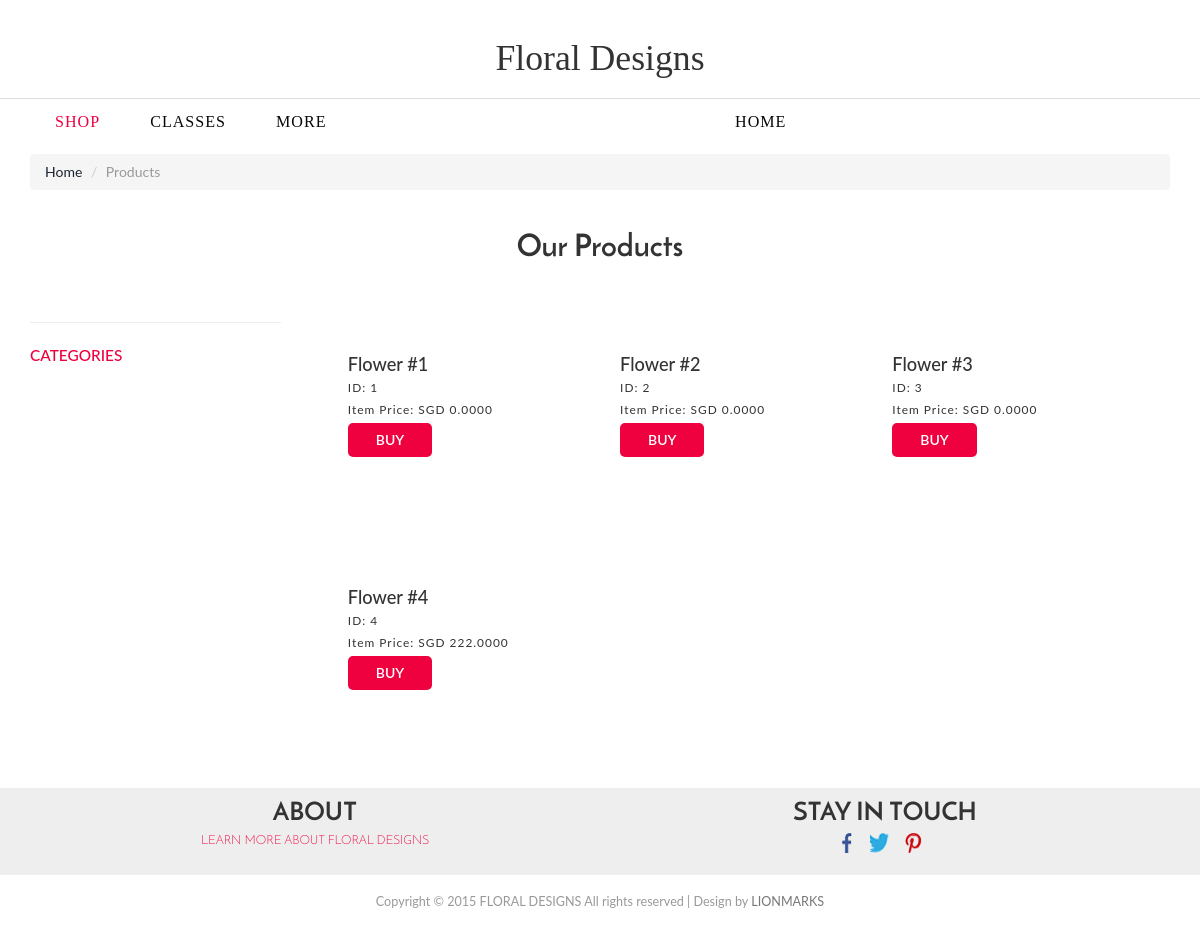
The app's page /product_1.php, older data.
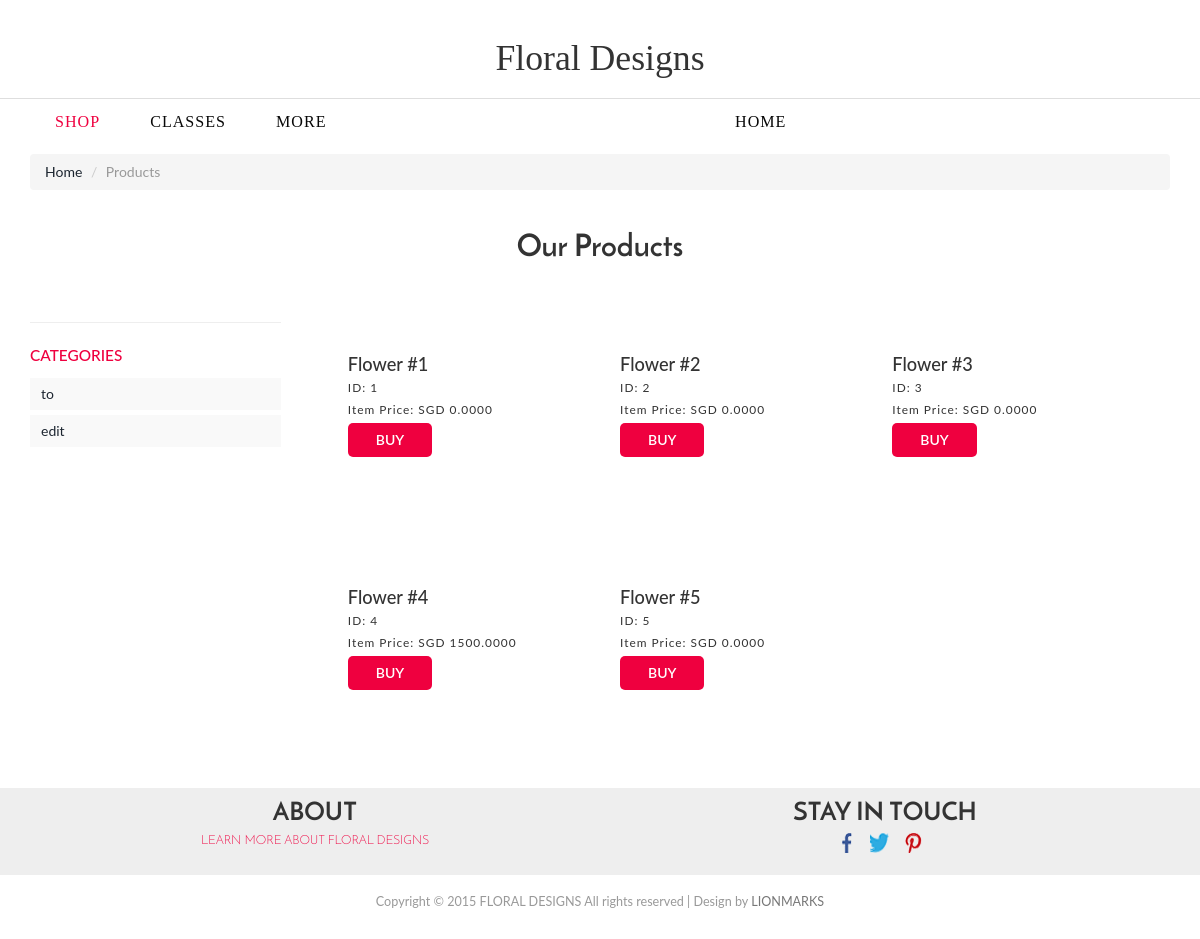
The same page, newer data.
### tables this page shows
CREATE TABLE `product` (
  `id` int(11) NOT NULL AUTO_INCREMENT,
  `product_id` int(11) DEFAULT NULL,
  `name` varchar(75) NOT NULL,
  `description` text,
  `qty` int(11) NOT NULL,
  `price` decimal(10,4) NOT NULL,
  `sprice` decimal(10,4) DEFAULT NULL,
  `category_id` int(11) NOT NULL,
  PRIMARY KEY (`id`)
);

CREATE TABLE `category` (
  `id` int(11) NOT NULL AUTO_INCREMENT,
  `category` varchar(70) NOT NULL,
  `created_date` date DEFAULT NULL,
  `updated_date` date DEFAULT NULL,
  PRIMARY KEY (`id`)
);

### product_1.php (the view, shortened to what this page needs)
<?php
include('connect.php');
?>
<!DOCTYPE html>
<html>
<head>
<link href="css/bootstrap.css" rel="stylesheet" type="text/css" media="all" />
<link href="css/style.css" rel="stylesheet" type="text/css" media="all" />
<link href="css/memenu.css" rel="stylesheet" type="text/css" media="all" />
<link href="css/form.css" rel="stylesheet" type="text/css" media="all" />
</head>
<body>
<div class="full">
<div class="header-top">
	 <div class="header-bottom">
				<div class="logo">
					<a href="index1.html">
					<h1>Floral Designs</h1></a>
				</div>
		 <div class="container">
			 <div class="top-nav">
				<ul class="memenu skyblue"><li class="grid"><a href="index1.html">Home</a></li>
					<li class="active"><a href="product.php">SHOP</a></li>
					<li class="grid"><a href="#">CLASSES</a></li>
					<li class="grid"><a href="#">MORE</a>
                    </li>
				</ul>
			 </div>
		 </div>
     </div>
</div>
<div class="product-model">
	 <div class="container">
		 <ol class="breadcrumb">
		  <li><a href="index1.html">Home</a></li>
		  <li class="active">Products</li>
		 </ol>
		 <h2>Our Products</h2>
        <?php include 'left-menu.php';?>
		 <div class="col-md-9 product-model-sec">
         <?php
			$result = $db->prepare("SELECT * FROM product");
			$result->execute();
			for($i=0; $row = $result->fetch(); $i++){
         ?>
             <a href="single.php?id=<?php echo $row['id']; ?>">
                 <div class="product-grid love-grid">
                	<div class="product-info simpleCart_shelfItem">
                    	<div class="product-info-cust prt_name">
                            <h4>Flower #<?php echo $i+1; ?></h4>
                            <p>ID: <?php echo $row['id']; ?></p>
                            <p class="item_price">Item Price: SGD <?php echo $row['price']; ?></p>
                            <input type="button" class="item_add items" value="BUY">
                    	</div>
                	</div>
            	</div>
             </a>
         <?php }?>
		 </div>
	 </div>
</div>
<div class="shoping">
	 <div class="container">
		 <div class="shpng-grids">
		   <div class="col-md-6 shpng-grid">
				 <h3>ABOUT</h3>
			   <p>Learn more about FLORAL Designs</p>
			 </div>
			 <div class="col-md-6 shpng-grid">
				 <h3>STAY IN TOUCH</h3>
				 <p><div class="social">
				<ul>
					<li><a class="fa" href="#"> </a></li>
					<li><a class="tw" href="#"> </a></li>
					<li><a class="p" href="#"> </a></li>
				</ul>
				</div></p>
			 </div>
			 <div class="clearfix"></div>
		 </div>
	 </div>
</div>
<div class="copywrite">
	 <div class="container">
     		<p>&nbsp;</p>
			<center>
			  <p>Copyright © 2015 FLORAL DESIGNS All rights reserved | Design by <a href="http://www.lionmarks.in">LIONMARKS</a></p></center>
		 </div>
</div>
</div>
</body>
</html>

### left-menu.php
<div class="rsidebar span_1_of_left">
    <section  class="sky-form">
        <div class="product_right">
            <h4 class="m_2">Categories</h4>
            <?php
            include 'db.php';
            $sqlQuery = sprintf("SELECT * FROM category");
            $sqlResult = mysqli_query($link, $sqlQuery);
            if (mysqli_num_rows($sqlResult) > 0) {
                while ($rowCategory = mysqli_fetch_assoc($sqlResult)) {
                    ?>
                    <div class="tab1">
                        <ul class="place">
                            <li class="sort"><a href="product.php?category=<?php echo $rowCategory['id']; ?>"><?php echo $rowCategory['category']; ?></a></li>
                            <div class="clearfix"> </div>
                        </ul>
                    </div>
                    <?php
                }
            }
            ?>
        </div>
    </section>
</div>

### css/style.css (style rules this page uses)
body { background:#fff; font-family: 'Lato', sans-serif; }
body a { transition: 0.5s all; -webkit-transition: 0.5s all; -o-transition: 0.5s all; -moz-transition: 0.5s all; -ms-transition: 0.5s all; }
ul { padding: 0; margin: 0; }
h1,h2,h3,h4,h5,h6,label,p { margin:0; }
.social { display: inline-block; }
.header-bottom { padding: 1em 0; }
.logo a h1 { color:#333; font-family: 'Fanwood Text', serif; font-size: 2.55em; font-weight: 100; }
.logo { text-align: center; padding: 25px 0 20px 0px; border-bottom: 1px solid #DEDEDE; }
.top-nav { margin-top: 0; margin: 1% auto auto 0; display: block; }
.shoping { background: #eee; padding: 1em 0; font-size: 0.9em; }
.shpng-grid { text-align:center; }
.shpng-grid h3 { font-size:2em; text-transform:uppercase; font-family: 'JosefinSans-Bold'; color:#333; }
.shpng-grid p { color: #EF003F; font-size: .5; text-transform: uppercase; font-family: 'JosefinSans-Light'; padding-top: 5px; }
.copywrite { margin-bottom:2em; }
.copywrite p { color: #999; font-size: 0.9em; }
.copywrite p a { color:#777; }
.product-model-sec { margin: 4em 0 0 0; float: right; }
.rsidebar { display: block; float: left; margin:4em 2em 0% 0; width: 22%; }
.product-grid { width: 30%; margin: 0 3% 4% 0; float: left; position: relative; transition: 0.5s all; -webkit-transition: 0.5s all; -moz-transition: 0.5s all; -o-transition: 0.5s all; min-height: 200px; border:1px solid #fff; }
.product-info-cust { float: left; padding: 0.8em 1.2em; }
.item_add { color:#fff; text-decoration:none; font-weight:600; padding:0.5em 2em; display:inline-block; border-radius:5px; -moz-border-radius: 5px; -webkit-border-radius: 5px; -o-border-radius: 5px; margin: 0px 16px 0px 0px; background:#EF003F; border:none; outline:none; }
.prt_name { padding: 0.8em 1.2em; float:none; }
.items { float:none; margin: 0 0 16px 0px; }
.product-info-cust h4 { color:#333333; font-weight:500; font-size:1.3em; }
.product-info-cust p { margin:5px 0; letter-spacing:1px; font-size:0.85em; color:#333333; }
ul.place { margin: 5px 0; background: #f9f9f9; width: 100%; padding:0px 5px; cursor: pointer; }
ul.place li { display: inline-block; padding: 6px; }
ul.place li { color: #8c8c8c; text-decoration: none; cursor: pointer; }
ul.place li.sort { float:left; }
.product-model h2,h2.top,.contact h3 { font-size: 2.2em; font-family: 'JosefinSans-Bold'; color: #333; text-align:center; }
.breadcrumb { margin-bottom: 3em !important; }
.social ul { margin: 0em 0em 0em 0em; list-style: none; }
.social ul li { display: inline-block; margin: 0px 10px 0px 0px; }
.social ul li a { background: url(../images/social-sprit.png)no-repeat; width: 20px; height: 20px; display: inline-block; }
.social ul li a.fa { background-position: 5px 0px; }
.social ul li a.tw { background-position: -18px 0px; }
.social ul li a.p { background-position: -39px 0px; }
.full { overflow:hidden; }

### css/memenu.css (style rules this page uses)
.memenu { margin:0;padding:0;width:100%;list-style:none;display:inline-block;position:relative;font-family:Calibri,Arial;font-size:115% }
.memenu li { display:inline-block;text-align:left; }
.memenu>li>a { font-family: 'Fanwood Text', serif; float:left;padding: 5px 25px 5px 25px;color:#caccce;font-weight:400; letter-spacing:1px;text-decoration:none;text-transform:uppercase;transition:color .4s ease-in-out;-moz-transition:color .4s ease-in-out;-webkit-transition:color .4s ease-in-out;-o-transition:color .4s ease-in-out }
.skyblue li>a,.skyblue>li.showhide span { color:#080808; }
.skyblue>li:hover>a,.skyblue>li.active>a,.skyblue .dropdown li:hover>a { color:#EF003F }
.memenu { list-style:none; margin:0; padding:0; text-align:center; }
.memenu li { display:inline; }
.memenu a { display:inline-block; padding:10px; }
@media (max-width: 1280px) { .memenu>li>a { padding: 0px 25px 0px 25px; } }

### css/form.css (style rules this page uses)
.sky-form h4 { padding: 10px 0; text-transform: uppercase; color: #EF003F; font-size:1.1em; }
section.sky-form { border-top:1px solid #eee; padding:1em 0; }

Row changes from the older to the newer data that the page shows:
added category: category "to"
added category: category "edit"
changed product id 4: price "222.0000" → "1500.0000"
added product: id "5", price "0.0000"
